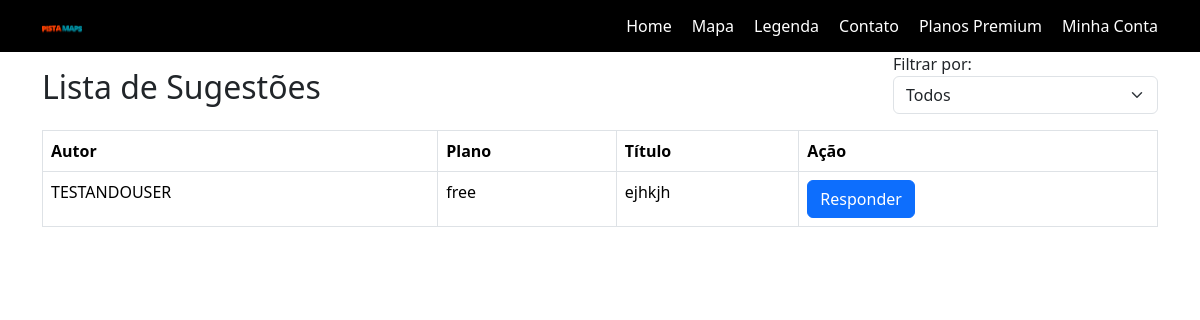
The page /responder_sugestao/ (signed in) on the database its author committed.
### mapa/models.py (models this page shows, shortened)
class Sugestao(models.Model):
    autor = models.ForeignKey(User, on_delete=models.CASCADE)
    titulo = models.CharField(max_length=100)
    descricao = models.TextField()
    data_envio = models.DateTimeField(auto_now_add=True)

class Profile(models.Model):
    PLAN_CHOICES = [
        ('free', 'Grátis'),
        ('basic', 'Básico'),
        ('premium', 'Premium'),
        ('enterprise', 'Empresarial'),
    ]
    user = models.OneToOneField(User, on_delete=models.CASCADE)
    photo = models.ImageField(upload_to='profile_pics/', default='profile_pics/default.jpg')
    plan = models.CharField(max_length=20, choices=PLAN_CHOICES, default='free')  # Novo campo

### mapa/views.py (the view)
# urls.py: path('responder_sugestao/', views.listar_sugestoes, name='listar_sugestoes'),
@login_required
def listar_sugestoes(request):
    sugestoes = Sugestao.objects.filter(resposta__isnull=True).select_related('autor__profile').all()
    sugestoes = sorted(sugestoes, key=lambda s: 0 if s.autor.is_superuser else 1)
    return render(request, 'html/responder_sugestao.html', {'sugestoes': sugestoes})

### mapa/templates/html/responder_sugestao.html (shortened to what this page needs)
{% extends 'html/base.html' %}
{% load static %}
{% block content %}
<nav class="navbar">
    <div class="container">
        <a href="{% url 'home' %}" class="brand"> <img src="/static/logo.png" style="width:40px; height:auto;"></a>
        <ul class="nav-links" id="nav-links" style="margin-block: auto;">
            <li><a href="{% url 'home' %}">Home</a></li>
            <li><a href="{% url 'mapa' %}">Mapa</a></li>
            <li><a href="{% url 'legenda' %}">Legenda</a></li>
            <li><a href="{% url 'contato' %}">Contato</a></li>
            <li><a href="{% url 'premium' %}">Planos Premium</a></li>
            <li><a href="{% url 'minhaconta' %}">Minha Conta</a></li>
        </ul>
    </div>
</nav>
<div class="container">
    <h2>Lista de Sugestões</h2>
    <div class="d-flex justify-content-between mb-3">
        <div>
            <label for="filtro">Filtrar por:</label>
            <select id="filtro" class="form-select" aria-label="Filtrar Sugestões">
                <option value="todos">Todos</option>
            </select>
        </div>
    </div>
</div>
<div class="container">
    <table class="table table-bordered">
        <thead>
            <tr>
                <th>Autor</th>
                <th>Plano</th>
                <th>Título</th>
                <th>Ação</th>
            </tr>
        </thead>
        <tbody>
            {% for sugestao in sugestoes %}
                <tr data-data-envio="{{ sugestao.data_envio|date:'Y-m-d' }}">
                    <td>{{ sugestao.autor.username }}</td>
                    <td>{{ sugestao.autor.profile.plan }}</td>
                    <td>{{ sugestao.titulo }}</td>
                    <td>
                        <a href="{% url 'responder_sugestao' sugestao.id %}" class="btn btn-primary">Responder</a>
                    </td>
                </tr>
            {% empty %}
                <tr>
                    <td colspan="4">Nenhuma sugestão disponível para responder no momento. Volte mais tarde!</td>
                </tr>
            {% endfor %}
        </tbody>
    </table>
</div>
{% endblock %}

### mapa/static/css/style.css (style rules this page uses)
.navbar { background-color: black; color: white; padding: 10px; }
.container { display: flex; justify-content: space-between; align-items: center; }
.brand { text-decoration: none; color: white; font-size: 24px; }
.nav-links { list-style: none; padding: 0; display: flex; }
.nav-links li { margin-left: 20px; }
.nav-links a { text-decoration: none; color: white; }

### mapa/static/css/style-index.css (style rules this page uses)
.navbar { background-color: black; color: white; padding: 10px; }
.container { display: flex; justify-content: space-between; align-items: center; }
.brand { text-decoration: none; color: white; font-size: 24px; }
.nav-links { list-style: none; padding: 0; display: flex; }
.nav-links li { margin-left: 20px; }
.nav-links a { text-decoration: none; color: white; }

### rows shown on the page
Sugestao: autor.username "TESTANDOUSER", autor.profile.plan "free", titulo "ejhkjh"
